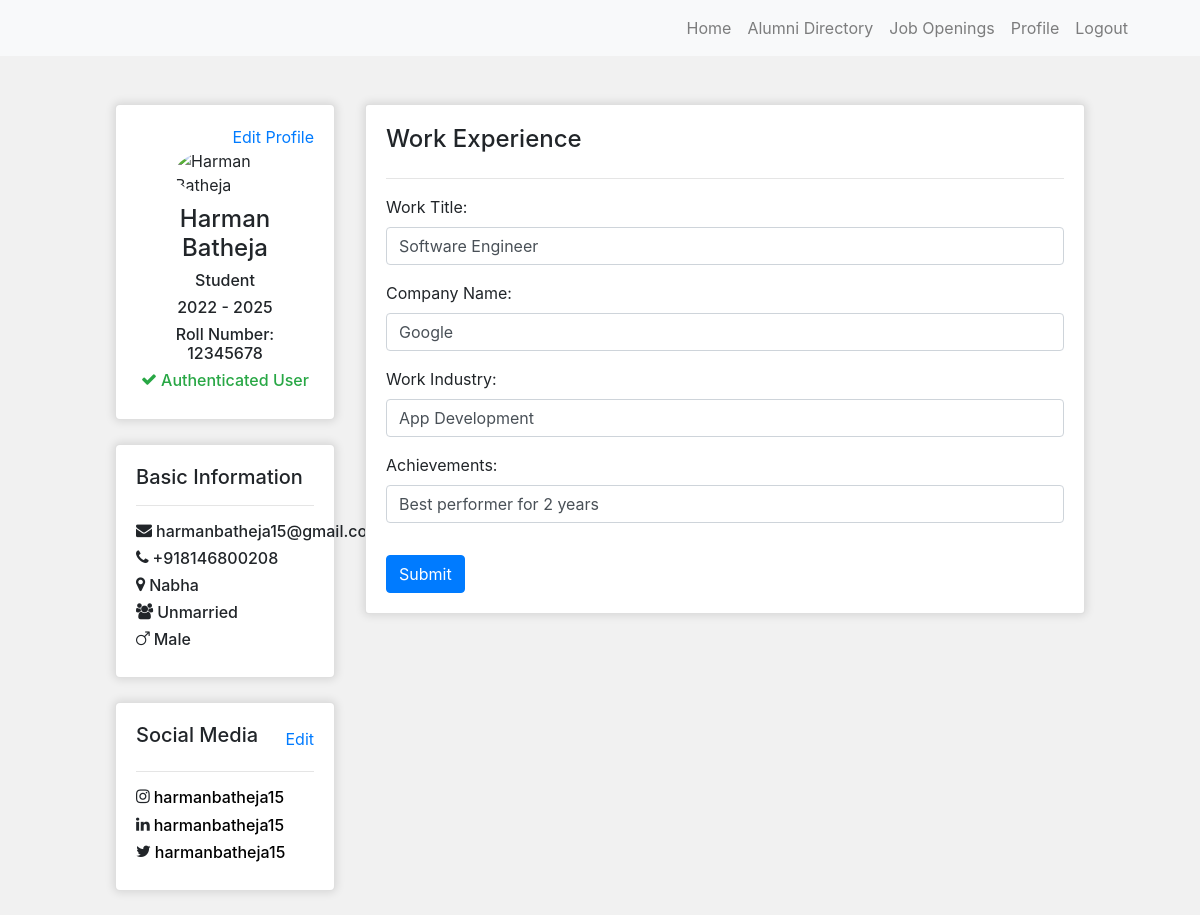
Page /editWorkExperience/1/ (signed in) on the committed database.
### website/models.py (models this page shows, shortened)
class Account(AbstractBaseUser):
    gender_choices = (
        ('Male', 'Male'),
        ('Female', 'Female'),
    )
    role_choices = (
        ('Alumni', 'Alumni'),
        ('Student', 'Student'),
        ('Faculty', 'Faculty'),
    )
    maritalStatus_choices = (
        ('Married', 'Married'),
        ('Unmarried', 'Unmarried'),
        ('Other', 'Other'),
    )
    phoneVisibility_choices = (
        ('Private', 'Private'),
        ('Public', 'Public'),
    )
    id = models.AutoField(primary_key=True)
    username = None
    name = models.CharField(max_length=200)
    email = models.EmailField(verbose_name="email", max_length=100, unique=True)
    role = models.CharField(choices=role_choices, max_length=100)
    gender = models.CharField(choices=gender_choices, max_length=250)
    maritalStatus = models.CharField(choices=maritalStatus_choices, max_length=100)
    location = models.CharField(max_length=100, unique=False)
    phone = models.CharField(max_length=100, unique=True)
    phoneVisibility = models.CharField(max_length=100, choices=phoneVisibility_choices, default='Private')
    isAuthenticated = models.BooleanField(default=False, blank=True)
    date_joined = models.DateTimeField(verbose_name="date joined", auto_now_add=True)
    last_login = models.DateTimeField(verbose_name="last login", auto_now=True)
    is_admin = models.BooleanField(default=False)
    is_active = models.BooleanField(default=True)
    is_staff = models.BooleanField(default=False)
    is_superuser = models.BooleanField(default=False)
    objects = MyAccountManager()
    USERNAME_FIELD = 'email'
    REQUIRED_FIELDS = ['name', 'role', 'gender', 'maritalStatus', 'location', 'phone']

class BasicInformation(models.Model):
    branch_choices = (
        ('Computer Sci. & Engg.', 'Computer Sci. & Engg.'),
        ('Mechanical Engg.', 'Mechanical Engg.'),
        ('Architectural Asst.', 'Architectural Asst.'),
        ('Civil Engg.', 'Civil Engg.'),
        ('Electrical Engg.', 'Electrical Engg.'),
    )
    id = models.AutoField(primary_key=True)
    user = models.ForeignKey(Account, on_delete=models.CASCADE)
    course = models.CharField(max_length=100, default='Diploma')
    branch = models.CharField(choices=branch_choices, max_length=250)
    joiningYear = models.CharField(max_length=100)
    passingYear = models.CharField(max_length=100)
    rollNo = models.CharField(max_length=100, unique=True)

class SocialMedia(models.Model):
    id = models.AutoField(primary_key=True)
    user = models.ForeignKey(Account, on_delete=models.CASCADE)
    facebook = models.CharField(max_length=500, default='', blank=True)
    instagram = models.CharField(max_length=100, default='', blank=True)
    linkedin = models.CharField(max_length=100, default='', blank=True)
    twitter = models.CharField(max_length=100, default='', blank=True)

class WorkExperience(models.Model):
    id = models.AutoField(primary_key=True)
    user = models.ForeignKey(Account, on_delete=models.CASCADE)
    workTitle = models.CharField(max_length=500)
    companyName = models.CharField(max_length=500)
    workIndustry = models.CharField(max_length=500)
    achievements = models.CharField(max_length=500, blank=True)

### website/views.py (the view)
# urls.py: path('editWorkExperience/<int:workExperienceId>/', views.editWorkExperience, name="editWorkExperience"),
@login_required(login_url='login')
def editWorkExperience(request, workExperienceId):
    try:
        work = get_object_or_404(WorkExperience, id=workExperienceId)
    except Http404:
        return redirect('/profile/')
    editWorkExperience_form = EditWorkExperienceForm(request.POST or None, instance=work)
    socialAccounts = SocialMedia.objects.filter(user=request.user)
    basicInformation = BasicInformation.objects.filter(user=request.user)
    if editWorkExperience_form.is_valid():
        workExperience = editWorkExperience_form.save(commit=False)
        workExperience.user = request.user
        workExperience.save()
        messages.success(request, 'Work Experience Updated successfully!')
        return redirect('/profile/')
    if work.user != request.user:
        return redirect('/profile/')
    context = {
        'work': work,
        'editWorkExperience_form': editWorkExperience_form,
        'socialAccounts': socialAccounts,
        'basicInformation': basicInformation,
    }
    return render(request, "editWorkExperience.html", context)

### website/forms.py
class EditWorkExperienceForm(forms.ModelForm):
    workTitle = forms.CharField(label="Work Title", widget=forms.TextInput(attrs={'class': 'form-control'}))
    companyName = forms.CharField(label="Company Name", widget=forms.TextInput(attrs={'class': 'form-control'}))
    workIndustry = forms.CharField(label="Work Industry", widget=forms.TextInput(attrs={'class': 'form-control'}))
    achievements = forms.CharField(label="Achievements", required=False, widget=forms.TextInput(attrs={'class': 'form-control'}))
    class Meta:
        model = WorkExperience
        fields = ('workTitle', 'companyName', 'workIndustry', 'achievements')

### templates/editWorkExperience.html (shortened to what this page needs)
{% extends 'base.html' %}
{% load static %}
{% block content %}
<div class="home container-fluid mt-5">
    <div class="row">
        <div class="col-md-10 col-11 mx-auto">
            <div class="row">
                {% include 'components/profileLeftSide.html' %}
                <div class="col-lg-9 col-md-12">
                    <div class="card">
                        <div class="card-body border-0">
                            <div class="active" id="profile">
                                <div class="d-flex justify-content-between align-items-center">
                                    <h4>Work Experience</h4>
                                </div>
                                <hr>
                                <form method="post">
                                    {% for field in editWorkExperience_form %}
                                    <div class="form-group">
                                        <label class="col-form-label p-0 m-0">{{field.label_tag}}</label>
                                        {{field}}
                                    </div>
                                    {% endfor %}
                                    <button type="submit" class="mt-3 btn btn-primary">Submit</button>
                                </form>
                            </div>
                        </div>
                    </div>
                    <br>
                </div>
            </div>
        </div>
    </div>
</div>
{% endblock %}

### templates/components/profileLeftSide.html (shortened to what this page needs)
<div class="col-lg-3 col-md-12 d-md-block">
    <div class="card card-left">
        <div class="card-body">
            <div class="d-flex justify-content-end">
                <a href="/editProfile/">Edit Profile</a>
            </div>
            {% if request.user.is_authenticated %}
            <div class="d-flex justify-content-center pb-2">
                <img src="https://cdn.pixabay.com/photo/2015/10/05/22/37/blank-profile-picture-973460__340.png"
                    alt="{{user.name}}" style="width: 100px; border-radius: 50%;">
            </div>
            <h4 class="text-center">{{user.name}}</h4>
            <h6 class="text-center">{{user.role}}</h6>
            {% for basicInfo in basicInformation %}
            <h6 class="text-center">{{basicInfo.joiningYear}} - {{basicInfo.passingYear}}</h6>
            <h6 class="text-center">Roll Number: {{basicInfo.rollNo}}</h6>
            {% endfor %}
            {% if user.isAuthenticated %}
            <div class="d-flex justify-content-center">
                <i class="fa fa-check pr-1 text-success"></i>
                <h6 class="text-center text-success">Authenticated User</h6>
            </div>
            {% else %}
            <div class="d-flex justify-content-center">
                <i class="fa fa-exclamation-triangle pr-1 text-danger"></i>
                <h6 class="text-center text-danger">Unauthenticated User</h6>
            </div>
            {% endif %}
            {% endif %}
        </div>
    </div>
    <br>
    <div class="card card-left">
        <div class="card-body">
            {% if request.user.is_authenticated %}
            <h5 class="">Basic Information</h5>
            <hr>
            <div class="d-flex">
                <i class="fa fa-envelope pr-1"></i>
                <h6>{{user.email}}</h6>
            </div>
            <div class="d-flex">
                <i class="fa fa-phone pr-1"></i>
                <h6>+{{user.phone}}</h6>
            </div>
            <div class="d-flex">
                <i class="fa fa-map-marker pr-1"></i>
                <h6>{{user.location}}</h6>
            </div>
            <div class="d-flex">
                <i class="fa fa-users pr-1"></i>
                <h6>{{user.maritalStatus}}</h6>
            </div>
            <div class="d-flex">
                <i class="fa fa-mars pr-1"></i>
                <h6>{{user.gender}}</h6>
            </div>
            {% endif %}
        </div>
    </div>
    <br>
    <div class="card card-left">
        <div class="card-body">
            {% if request.user.is_authenticated %}
            <div class="d-flex justify-content-between align-items-center">
                <h5>Social Media</h5>
                {% if socialAccounts %}
                {% for socialAccount in socialAccounts %}
                <a href="/editSocialMedia/{{socialAccount.id}}/">Edit</a>
                {% endfor %}
                {% else %}
                <a href="/addSocialMedia/">Add</a>
                {% endif %}
            </div>
            <hr>
            {% for socialAccount in socialAccounts %}
            {% if socialAccount.instagram %}
            <div class="d-flex">
                <i class="fa fa-instagram pr-1"></i>
                <a href="https://instagram.com/{{socialAccount.instagram}}/" target="_blank" style="color: #000">
                    <h6>{{socialAccount.instagram}}</h6>
                </a>
            </div>
            {% endif %}
            {% if socialAccount.linkedin %}
            <div class="d-flex">
                <i class="fa fa-linkedin pr-1"></i>
                <a href="https://linkedin.com/in/{{socialAccount.linkedin}}/" target="_blank" style="color: #000">
                    <h6>{{socialAccount.linkedin}}</h6>
                </a>
            </div>
            {% endif %}
            {% if socialAccount.twitter %}
            <div class="d-flex">
                <i class="fa fa-twitter pr-1"></i>
                <a href="https://twitter.com/{{socialAccount.twitter}}/" target="_blank" style="color: #000">
                    <h6>{{socialAccount.twitter}}</h6>
                </a>
            </div>
            {% endif %}
            {% endfor %}
            {% endif %}
        </div>
    </div>
    <br>
</div>

### static/style.css (style rules this page uses)
* { margin: 0; padding: 0; box-sizing: border-box; }
body { background: #f1f1f1; }
input, button, textarea, select { box-shadow: none !important; }
.home .card { box-shadow: 0 0 8px 2px rgba(0, 0, 0, 0.1); }
.home .card-left { border-radius: 5px; }

### rows in the picture
Account: name "Harman Batheja", role "Student", email "harmanbatheja15@gmail.com", phone "918146800208", location "Nabha", maritalStatus "Unmarried", gender "Male"
BasicInformation: joiningYear "2022", passingYear "2025", rollNo "12345678"
SocialMedia: instagram "harmanbatheja15", linkedin "harmanbatheja15", twitter "harmanbatheja15"
WorkExperience: editWorkExperience_form "Software Engineer" "Google" "App Development" "Best performer for 2 years"

### other values in the picture
{{ field.label_tag }} "Work Title:" "Company Name:" "Work Industry:" "Achievements:"
